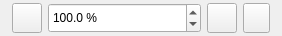
<?xml version="1.0" encoding="UTF-8"?>
<ui version="4.0">
 <class>SheetZoom</class>
 <widget class="QWidget" name="SheetZoom">
  <property name="geometry">
   <rect>
    <x>0</x>
    <y>0</y>
    <width>282</width>
    <height>36</height>
   </rect>
  </property>
  <property name="windowTitle">
   <string>Form</string>
  </property>
  <layout class="QVBoxLayout" name="verticalLayout">
   <property name="leftMargin">
    <number>3</number>
   </property>
   <property name="topMargin">
    <number>3</number>
   </property>
   <property name="rightMargin">
    <number>3</number>
   </property>
   <property name="bottomMargin">
    <number>3</number>
   </property>
   <item>
    <widget class="QWidget" name="widget32" native="true">
     <property name="sizePolicy">
      <sizepolicy hsizetype="MinimumExpanding" vsizetype="Expanding">
       <horstretch>0</horstretch>
       <verstretch>0</verstretch>
      </sizepolicy>
     </property>
     <layout class="QVBoxLayout" name="verticalLayout_7">
      <property name="leftMargin">
       <number>0</number>
      </property>
      <property name="topMargin">
       <number>0</number>
      </property>
      <property name="rightMargin">
       <number>0</number>
      </property>
      <property name="bottomMargin">
       <number>0</number>
      </property>
      <item>
       <widget class="QWidget" name="widget64" native="true">
        <layout class="QHBoxLayout" name="horizontalLayout_5">
         <property name="topMargin">
          <number>0</number>
         </property>
         <property name="bottomMargin">
          <number>0</number>
         </property>
         <item>
          <widget class="QPushButton" name="zoomIn">
           <property name="minimumSize">
            <size>
             <width>30</width>
             <height>30</height>
            </size>
           </property>
           <property name="maximumSize">
            <size>
             <width>30</width>
             <height>30</height>
            </size>
           </property>
           <property name="text">
            <string/>
           </property>
           <property name="icon">
            <iconset resource="../ressources.qrc">
             <normaloff>:/icons/zoom-in-icon.png</normaloff>:/icons/zoom-in-icon.png</iconset>
           </property>
           <property name="iconSize">
            <size>
             <width>20</width>
             <height>20</height>
            </size>
           </property>
          </widget>
         </item>
         <item>
          <widget class="QDoubleSpinBox" name="zoomPercentage">
           <property name="minimumSize">
            <size>
             <width>0</width>
             <height>30</height>
            </size>
           </property>
           <property name="maximumSize">
            <size>
             <width>16777215</width>
             <height>30</height>
            </size>
           </property>
           <property name="prefix">
            <string/>
           </property>
           <property name="suffix">
            <string> %</string>
           </property>
           <property name="decimals">
            <number>1</number>
           </property>
           <property name="minimum">
            <double>20.000000000000000</double>
           </property>
           <property name="maximum">
            <double>500.000000000000000</double>
           </property>
           <property name="value">
            <double>100.000000000000000</double>
           </property>
          </widget>
         </item>
         <item>
          <widget class="QPushButton" name="zoomOut">
           <property name="minimumSize">
            <size>
             <width>30</width>
             <height>30</height>
            </size>
           </property>
           <property name="maximumSize">
            <size>
             <width>30</width>
             <height>30</height>
            </size>
           </property>
           <property name="text">
            <string/>
           </property>
           <property name="icon">
            <iconset resource="../ressources.qrc">
             <normaloff>:/icons/zoom-out-icon.png</normaloff>:/icons/zoom-out-icon.png</iconset>
           </property>
           <property name="iconSize">
            <size>
             <width>20</width>
             <height>20</height>
            </size>
           </property>
          </widget>
         </item>
         <item>
          <widget class="QPushButton" name="fitSheet">
           <property name="maximumSize">
            <size>
             <width>27</width>
             <height>30</height>
            </size>
           </property>
           <property name="text">
            <string/>
           </property>
           <property name="iconSize">
            <size>
             <width>20</width>
             <height>20</height>
            </size>
           </property>
           <property name="checkable">
            <bool>true</bool>
           </property>
          </widget>
         </item>
        </layout>
       </widget>
      </item>
     </layout>
    </widget>
   </item>
  </layout>
 </widget>
 <resources>
  <include location="../ressources.qrc"/>
 </resources>
 <connections/>
</ui>
